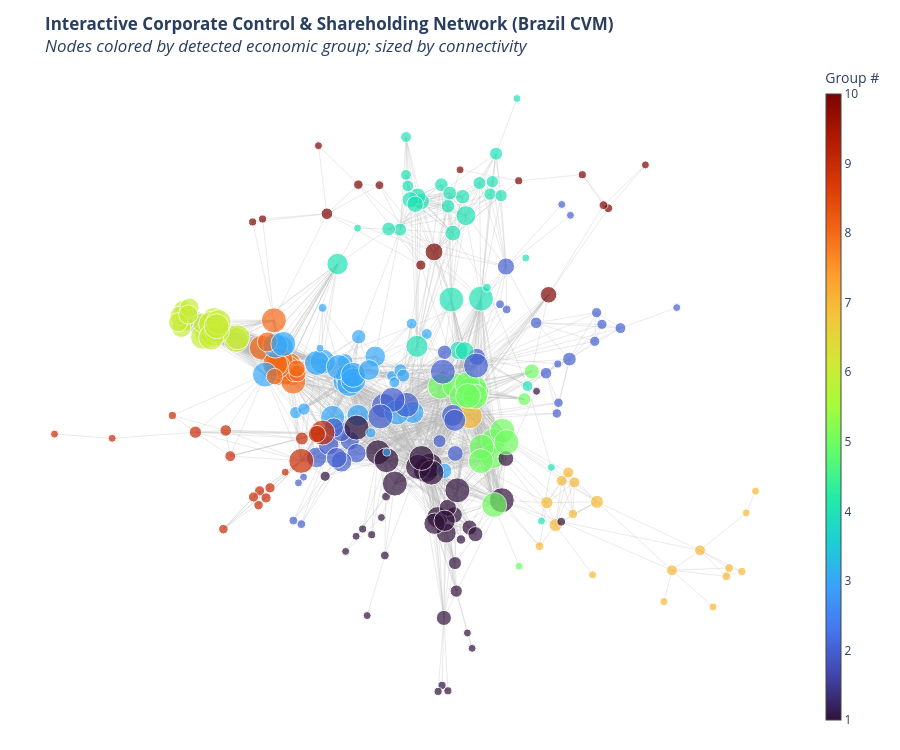

Source (notebook cell):
### Markdown cell above
## 10. Interactive 2D Network Exploration (Plotly)

We render an interactive network diagram of the corporate ecosystem:
- **Layout**: Fruchterman-Reingold force-directed spring layout.
- **Node Color**: Corresponds to detected **Louvain Community** (economic group).
- **Node Size**: Proportional to the company's **Degree** of cross-ownership.
- **Interactive Tooltips**: Hover over any company to inspect its CNPJ, assigned community, degree, and top connecting shareholders.

### Code cell
# To keep visualization responsive, we focus on the top 10 largest communities
top_comm_ids = set(range(10))
subgraph_nodes = [n for n in G_conn.nodes() if G_newman.nodes[n].get('community', 99) in top_comm_ids]
G_plot = G_conn.subgraph(subgraph_nodes).copy()

print(f"Generating interactive layout for {G_plot.number_of_nodes()} companies across top 10 communities...")

# Compute 2D Spring Layout (seed for reproducibility)
pos_2d = nx.spring_layout(G_plot, weight='weight', k=0.18, iterations=100, seed=42)

# Edge traces
edge_x = []
edge_y = []
for u, v in G_plot.edges():
    x0, y0 = pos_2d[u]
    x1, y1 = pos_2d[v]
    edge_x.extend([x0, x1, None])
    edge_y.extend([y0, y1, None])

edge_trace = go.Scatter(
    x=edge_x, y=edge_y,
    line=dict(width=0.7, color='rgba(180, 180, 180, 0.4)'),
    hoverinfo='none',
    mode='lines'
)

# Node traces
node_x = []
node_y = []
node_text = []
node_colors = []
node_sizes = []

for node in G_plot.nodes():
    x, y = pos_2d[node]
    node_x.append(x)
    node_y.append(y)
    
    attrs = G_newman.nodes[node]
    name = attrs.get('name', node)
    cnpj = attrs.get('cnpj', '')
    comm = attrs.get('community', 0) + 1
    deg = G_plot.degree(node)
    
    # Identify top connected shareholders for hover tooltip
    sh_names = [B.nodes[s]['name'] for s in B.neighbors(node)][:3]
    sh_str = "<br>• ".join(sh_names)
    
    hover_card = (
        f"<b>{name}</b><br>"
        f"CNPJ: {cnpj}<br>"
        f"Group / Community: #{comm}<br>"
        f"Cross-ownership Ties: {deg}<br>"
        f"<b>Key Shareholders:</b><br>• {sh_str}"
    )
    node_text.append(hover_card)
    node_colors.append(comm)
    node_sizes.append(max(8, min(25, 6 + deg * 0.7)))

node_trace = go.Scatter(
    x=node_x, y=node_y,
    mode='markers',
    hoverinfo='text',
    text=node_text,
    marker=dict(
        showscale=True,
        colorscale='Turbo',
        color=node_colors,
        size=node_sizes,
        colorbar=dict(
            thickness=15,
            title=dict(text='Group #'),
            xanchor='left',
        ),
        line=dict(width=1, color='#ffffff')
    )
)

fig_network = go.Figure(
    data=[edge_trace, node_trace],
    layout=go.Layout(
        title="<b>Interactive Corporate Control & Shareholding Network (Brazil CVM)</b><br><i>Nodes colored by detected economic group; sized by connectivity</i>",
        showlegend=False,
        hovermode='closest',
        margin=dict(b=20, l=10, r=10, t=60),
        xaxis=dict(showgrid=False, zeroline=False, showticklabels=False),
        yaxis=dict(showgrid=False, zeroline=False, showticklabels=False),
        template='plotly_white',
        height=750
    )
)

fig_network.show()

### Figure 1 — Plotly figure (JSON) as saved in the notebook; plotly's stock layout.template omitted (floating-point values rounded to 4 significant figures; data arrays with more than 128 entries replaced by an {"elided": "..."} marker saying what was removed)
{"data": [{"hoverinfo": "none", "line": {"color": "rgba(180, 180, 180, 0.4)", "width": 0.7}, "mode": "lines", "type": "scatter", "x": {"elided": "7206 float values"}, "y": {"elided": "7206 float values"}}, {"hoverinfo": "text", "marker": {"color": {"elided": "257 int values"}, "colorbar": {"thickness": 15, "title": {"text": "Group #"}, "xanchor": "left"}, "colorscale": [[0.0, "#30123b"], [0.07143, "#4145ab"], [0.1429, "#4675ed"], [0.2143, "#39a2fc"], [0.2857, "#1bcfd4"], [0.3571, "#24eca6"], [0.4286, "#61fc6c"], [0.5, "#a4fc3b"], [0.5714, "#d1e834"], [0.6429, "#f3c63a"], [0.7143, "#fe9b2d"], [0.7857, "#f36315"], [0.8571, "#d93806"], [0.9286, "#b11901"], [1.0, "#7a0402"]], "line": {"color": "#ffffff", "width": 1}, "showscale": true, "size": {"elided": "257 float values"}}, "mode": "markers", "text": {"elided": "257 str values"}, "type": "scatter", "x": {"elided": "257 float values"}, "y": {"elided": "257 float values"}}], "layout": {"height": 750, "hovermode": "closest", "margin": {"b": 20, "l": 10, "r": 10, "t": 60}, "showlegend": false, "title": {"text": "<b>Interactive Corporate Control & Shareholding Network (Brazil CVM)</b><br><i>Nodes colored by detected economic group; sized by connectivity</i>"}, "xaxis": {"showgrid": false, "showticklabels": false, "zeroline": false}, "yaxis": {"showgrid": false, "showticklabels": false, "zeroline": false}}}
